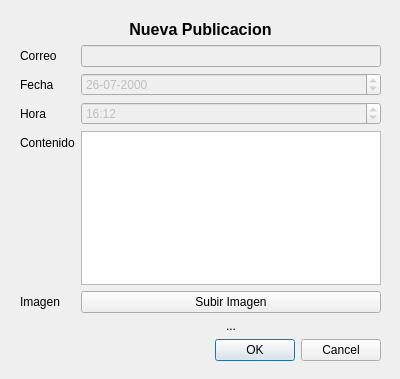
<?xml version="1.0" encoding="UTF-8"?>
<ui version="4.0">
 <class>DialogNuevoPost</class>
 <widget class="QDialog" name="DialogNuevoPost">
  <property name="geometry">
   <rect>
    <x>0</x>
    <y>0</y>
    <width>400</width>
    <height>379</height>
   </rect>
  </property>
  <property name="windowTitle">
   <string>Dialog</string>
  </property>
  <widget class="QWidget" name="verticalLayoutWidget">
   <property name="geometry">
    <rect>
     <x>0</x>
     <y>0</y>
     <width>401</width>
     <height>381</height>
    </rect>
   </property>
   <layout class="QVBoxLayout" name="verticalLayout">
    <property name="leftMargin">
     <number>20</number>
    </property>
    <property name="topMargin">
     <number>20</number>
    </property>
    <property name="rightMargin">
     <number>20</number>
    </property>
    <property name="bottomMargin">
     <number>20</number>
    </property>
    <item>
     <widget class="QLabel" name="label">
      <property name="sizePolicy">
       <sizepolicy hsizetype="Preferred" vsizetype="Fixed">
        <horstretch>0</horstretch>
        <verstretch>0</verstretch>
       </sizepolicy>
      </property>
      <property name="font">
       <font>
        <pointsize>12</pointsize>
        <bold>true</bold>
       </font>
      </property>
      <property name="text">
       <string>Nueva Publicacion</string>
      </property>
      <property name="alignment">
       <set>Qt::AlignmentFlag::AlignCenter</set>
      </property>
     </widget>
    </item>
    <item>
     <layout class="QHBoxLayout" name="horizontalLayout">
      <item>
       <layout class="QFormLayout" name="formLayout">
        <property name="fieldGrowthPolicy">
         <enum>QFormLayout::FieldGrowthPolicy::AllNonFixedFieldsGrow</enum>
        </property>
        <item row="0" column="0">
         <widget class="QLabel" name="correoLabel">
          <property name="text">
           <string>Correo</string>
          </property>
         </widget>
        </item>
        <item row="0" column="1">
         <widget class="QLineEdit" name="correoLineEdit">
          <property name="enabled">
           <bool>false</bool>
          </property>
          <property name="readOnly">
           <bool>false</bool>
          </property>
         </widget>
        </item>
        <item row="1" column="1">
         <widget class="QDateEdit" name="fechaDateEdit">
          <property name="enabled">
           <bool>false</bool>
          </property>
          <property name="displayFormat">
           <string>dd-MM-yyyy</string>
          </property>
          <property name="date">
           <date>
            <year>2000</year>
            <month>7</month>
            <day>26</day>
           </date>
          </property>
         </widget>
        </item>
        <item row="2" column="0">
         <widget class="QLabel" name="horaLabel">
          <property name="text">
           <string>Hora</string>
          </property>
         </widget>
        </item>
        <item row="2" column="1">
         <widget class="QTimeEdit" name="horaTimeEdit">
          <property name="enabled">
           <bool>false</bool>
          </property>
          <property name="displayFormat">
           <string>hh:mm</string>
          </property>
          <property name="calendarPopup">
           <bool>false</bool>
          </property>
          <property name="time">
           <time>
            <hour>16</hour>
            <minute>12</minute>
            <second>7</second>
           </time>
          </property>
         </widget>
        </item>
        <item row="3" column="0">
         <widget class="QLabel" name="contenidoLabel">
          <property name="text">
           <string>Contenido</string>
          </property>
         </widget>
        </item>
        <item row="1" column="0">
         <widget class="QLabel" name="fechaLabel">
          <property name="text">
           <string>Fecha</string>
          </property>
         </widget>
        </item>
        <item row="3" column="1">
         <widget class="QPlainTextEdit" name="contenidoLineEdit"/>
        </item>
        <item row="4" column="0">
         <widget class="QLabel" name="imagenLabel">
          <property name="text">
           <string>Imagen</string>
          </property>
         </widget>
        </item>
        <item row="4" column="1">
         <widget class="QPushButton" name="imagenButton">
          <property name="layoutDirection">
           <enum>Qt::LayoutDirection::RightToLeft</enum>
          </property>
          <property name="autoFillBackground">
           <bool>false</bool>
          </property>
          <property name="text">
           <string>Subir Imagen</string>
          </property>
          <property name="icon">
           <iconset theme="QIcon::ThemeIcon::DocumentPageSetup"/>
          </property>
         </widget>
        </item>
        <item row="5" column="1">
         <widget class="QLabel" name="label_path">
          <property name="text">
           <string>...</string>
          </property>
          <property name="alignment">
           <set>Qt::AlignmentFlag::AlignCenter</set>
          </property>
         </widget>
        </item>
       </layout>
      </item>
     </layout>
    </item>
    <item>
     <widget class="QDialogButtonBox" name="buttonBox">
      <property name="orientation">
       <enum>Qt::Orientation::Horizontal</enum>
      </property>
      <property name="standardButtons">
       <set>QDialogButtonBox::StandardButton::Cancel|QDialogButtonBox::StandardButton::Ok</set>
      </property>
     </widget>
    </item>
   </layout>
  </widget>
 </widget>
 <resources/>
 <connections>
  <connection>
   <sender>buttonBox</sender>
   <signal>accepted()</signal>
   <receiver>DialogNuevoPost</receiver>
   <slot>accept()</slot>
   <hints>
    <hint type="sourcelabel">
     <x>248</x>
     <y>254</y>
    </hint>
    <hint type="destinationlabel">
     <x>157</x>
     <y>274</y>
    </hint>
   </hints>
  </connection>
  <connection>
   <sender>buttonBox</sender>
   <signal>rejected()</signal>
   <receiver>DialogNuevoPost</receiver>
   <slot>reject()</slot>
   <hints>
    <hint type="sourcelabel">
     <x>316</x>
     <y>260</y>
    </hint>
    <hint type="destinationlabel">
     <x>286</x>
     <y>274</y>
    </hint>
   </hints>
  </connection>
 </connections>
</ui>
